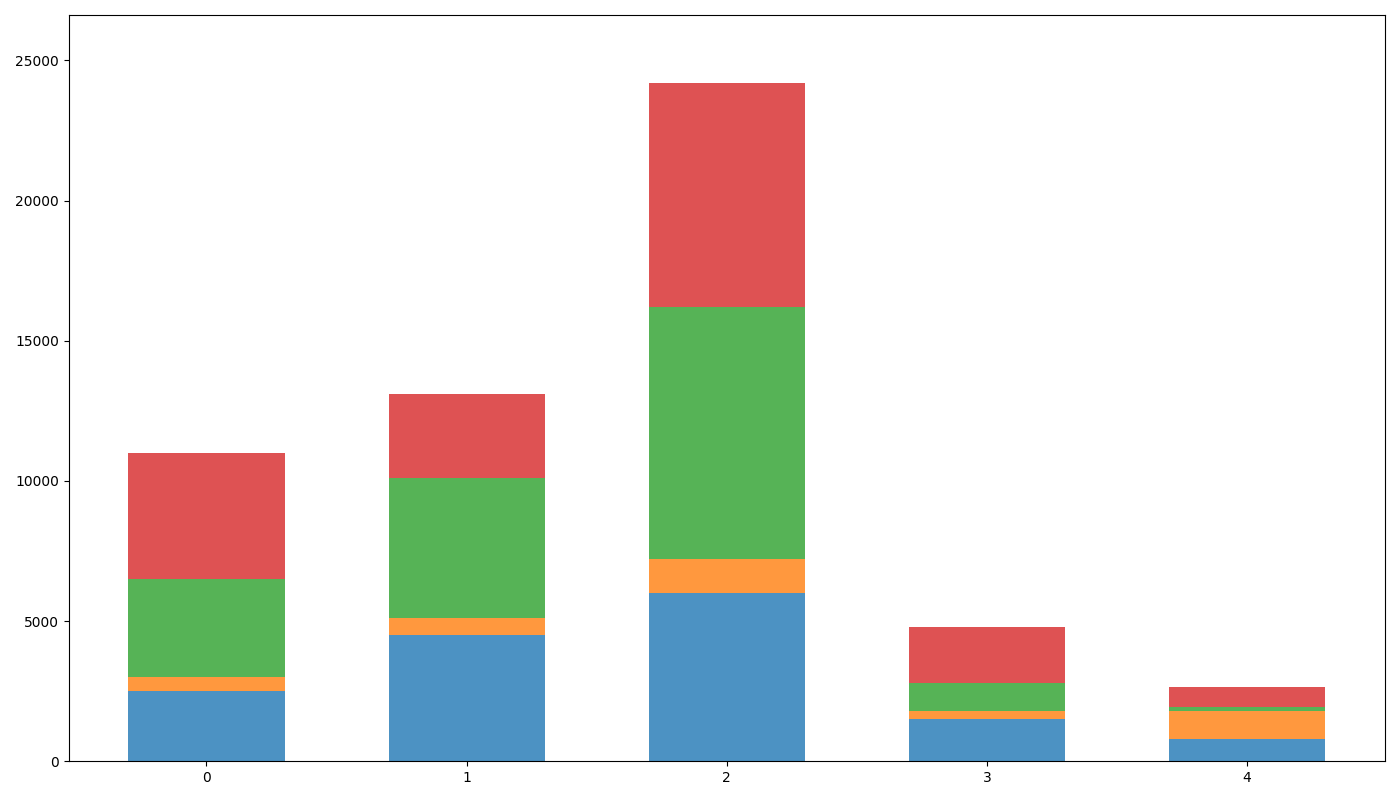

The script that drew this image:
import matplotlib.pyplot as plt
import numpy as np

regions = ['North America', 'Europe', 'Asia', 'South America', 'Africa']

# Randomly shuffled data within each category while keeping the array dimensions intact.
na_recovery = [2500, 500, 3500, 4500]
eu_recovery = [4500, 600, 5000, 3000]
asia_recovery = [6000, 1200, 9000, 8000]
sa_recovery = [1500, 300, 1000, 2000]
africa_recovery = [800, 1000, 150, 700]

data = np.array([na_recovery, eu_recovery, asia_recovery, sa_recovery, africa_recovery])

fig, ax = plt.subplots(figsize=(14, 8))

colors = ['#1f77b4', '#ff7f0e', '#2ca02c', '#d62728']

bar_positions = np.arange(len(regions))
bar_width = 0.6

bottoms = np.zeros(len(regions))

for i in range(data.shape[1]):
    ax.bar(bar_positions, data[:, i], width=bar_width, color=colors[i], bottom=bottoms, alpha=0.8)
    bottoms += data[:, i]

ax.set_xticks(bar_positions)

ax.set_ylim(0, max(data.sum(axis=1)) * 1.1)

plt.tight_layout()

plt.show()
